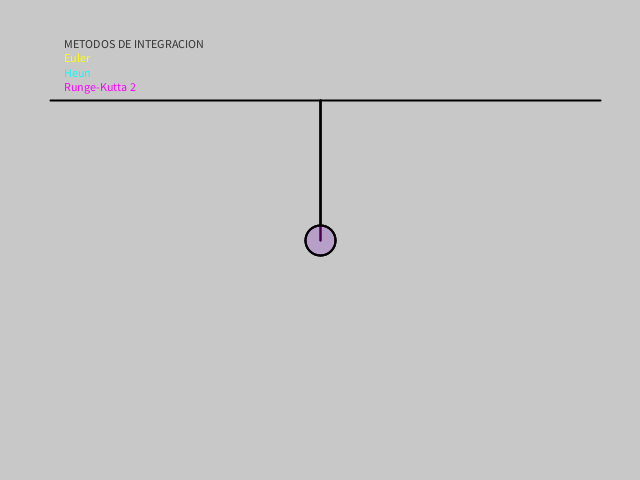
Frame 1 (no input)
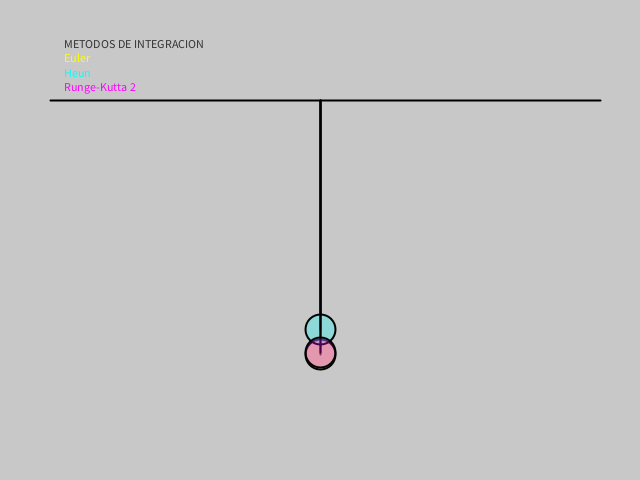
Frame 60 (the mouse pressed at the canvas centre just before this capture)
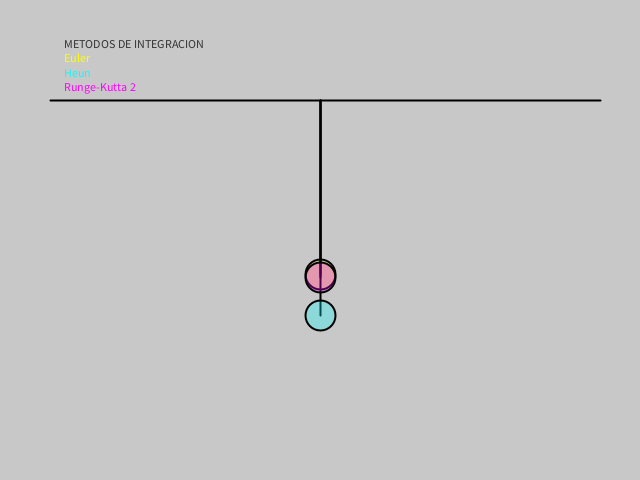
Frame 120 (the mouse held since frame 60 and released just before this capture)

The Processing sketch that drew these frames (run headless with seeded random() and noise(); from frame 60 on, the mouse is pressed at the canvas centre):

// Processing sketch: processing_150547
// ── processing_150547.pde

// Ejercicio: Muelle

float dt = 0.1;
float m = 2.0;
float Lreposo = 100;
float Ks = -0.6;//cte elast
float Kd = 0.3;//cte amort
float g = -9.8;

//Euler
PVector aE = new PVector(0,0);
PVector vE = new PVector(0,0);
PVector posE = new PVector(0,0);

//Heun
PVector aH = new PVector(0,0);
PVector vH = new PVector(0,0);
PVector vH0 = new PVector(0,0);
PVector posH = new PVector(0,0);

//Rugen-Kutta 2
PVector aRK = new PVector(0,0);
PVector aRKm = new PVector(0,0);
PVector vRK = new PVector(0,0);
PVector vRKm = new PVector(0,0);
PVector posRK = new PVector(0,0);
PVector posRKm = new PVector(0,0);

void setup() {
  size(640,480);
  stroke(0,0,0);
  strokeWeight(2);
  smooth();
}

float Muelle(float posM, float vM) {
  
  //Fuerzas
  PVector Fk = new PVector(0,0);
  PVector Fs = new PVector(0,0);
  PVector Fd = new PVector(0,0);
  PVector Ft = new PVector(0,0);
  
  float acc = 0.0;//aceleracion
  
  //Ley de Hooke
  Fs.y = Ks * (posM - Lreposo);  
   
  //Amortiguador
  Fd.y = Kd * vM;
    
  // Fuerza en funcion del desplazamiento con amortiguacion
  Fk.y = Fs.y - Fd.y;
   
  //Fuerza total con amortiguacion
  Ft.y = Fk.y + (m*g);
    
  // Aceleración con amortiguacion
  acc = Ft.y / m;
  
  return acc;
}

void draw() {
  background(200);
    
  fill(50);
  text("METODOS DE INTEGRACION", width/10, height/10);
  fill(255,255,0);
  text("Euler", width/10, height/10+height*0.03);
  fill(0,255,255);
  text("Heun", width/10, height/10+height*0.06);
  fill(255,0,255);
  text("Runge-Kutta 2", width/10, height/10+height*0.09);
  
  // Plano
  pushMatrix();
    translate(0,100);
    line(50,0,600,0);
  popMatrix();
 
       
  
  //Euler
  //Ley de Hooke
  aE.y = Muelle(posE.y, vE.y);
    
  posE.y = posE.y + vE.y * dt;
  vE.y = vE.y + aE.y * dt; 
  
  //Heun
  //Ley de Hooke
  aH.y = Muelle(posH.y, vH.y);
        
  vH.y = vH.y + aH.y * dt;
       
  posH.y = posH.y + ((vH.y+vH0.y)/2.0) * dt; 
   
  vH.y = vH.y;
  
  //Rugen-Kutta 2
  //Ley de Hooke
  aRKm.y = Muelle(posRK.y, vRK.y);
    
  vRKm.x = vRK.x + aRK.x * (dt/2.0);
  vRKm.y = vRK.y + aRK.y * (dt/2.0);
    
  posRKm.x = posRK.x + vRK.x * (dt/2.0); 
  posRKm.y = posRK.y + vRK.y * (dt/2.0);
    
  // Ley de Hooke para el punto medio entre las 
  // posiciones actual y la siguiente 
  aRKm.y = Muelle(posRKm.y, vRKm.y);
    
  vRK.x = vRK.x + aRKm.x * dt;
  vRK.y = vRK.y + aRKm.y * dt;
    
  posRK.x = posRK.x + vRKm.x * dt; 
  posRK.y = posRK.y + vRKm.y * dt;  
    
    
  //Euler
  //Muelle
  pushMatrix();
    translate(width/2,0);
    line(0, 100, 0, (height/2) + posE.y);
  popMatrix();
    
  //Bola
  pushMatrix();
    translate(width/2,height/2);
    translate(0,posE.y);
    fill(255,255,0,75);
    ellipse(0,0,30,30);
  popMatrix();
    
    //Heun
    //Muelle
    pushMatrix();
      translate(width/2,0);
      line(0, 100, 0, (height/2) + posH.y);
    popMatrix();
    
    //Bola
    pushMatrix();
      translate(width/2,height/2);
      translate(0,posH.y);
      fill(0,255,255,75);
      ellipse(0,0,30,30);
    popMatrix(); 
    
    //Runge-Kutta2
    //Muelle
    pushMatrix();
      translate(width/2,0);
      line(0, 100, 0, (height/2) + posRK.y);
    popMatrix();
    
    //Bola
    pushMatrix();
      translate(width/2,height/2);
      translate(0,posRK.y);
      fill(255,0,255,75);
      ellipse(0,0,30,30);
    popMatrix();
}

void keyPressed() {
  
  if(key == ' ') {
    //Se inicializan todos los vectores de nuevo
    aE = new PVector(0,0);
    vE = new PVector(0,0);
    posE = new PVector(0,0);
    aH = new PVector(0,0);
    vH = new PVector(0,0);
    vH0 = new PVector(0,0);
    posH = new PVector(0,0);
    aRK = new PVector(0,0);
    aRKm = new PVector(0,0);
    vRK = new PVector(0,0);
    vRKm = new PVector(0,0);
    posRK = new PVector(0,0);
    posRKm = new PVector(0,0);
    
  }
  if(Kd != 0) {
      Kd = 0;
    }
    else {
      Kd = 0.3;
    }
}
